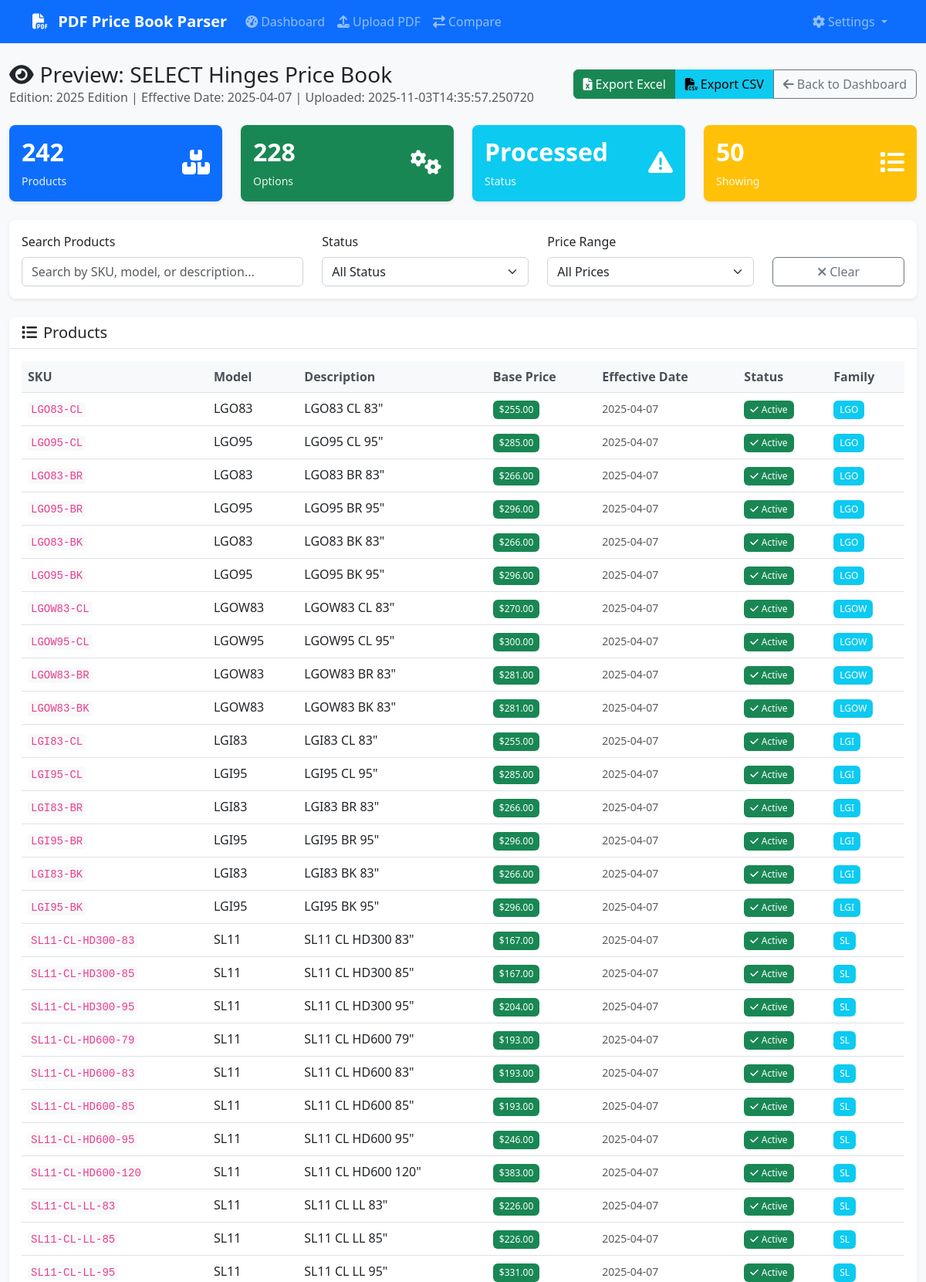
The app's page /preview/9 (upper part) with its own data.
### database/models.py (models this page shows)
class Manufacturer(Base):
    __tablename__ = 'manufacturers'
    id = Column(Integer, primary_key=True)
    name = Column(String(255), nullable=False)
    code = Column(String(50), unique=True, nullable=False)
    created_at = Column(DateTime, default=datetime.utcnow)
    price_books = relationship("PriceBook", back_populates="manufacturer")
    product_families = relationship("ProductFamily", back_populates="manufacturer")
    finishes = relationship("Finish", back_populates="manufacturer")

class PriceBook(Base):
    __tablename__ = 'price_books'
    id = Column(Integer, primary_key=True)
    manufacturer_id = Column(Integer, ForeignKey('manufacturers.id'), nullable=False)
    edition = Column(String(100))
    effective_date = Column(Date)
    upload_date = Column(DateTime, default=datetime.utcnow)
    file_path = Column(Text)
    file_size = Column(Integer)
    status = Column(String(50), default='processing')  # processing, completed, failed
    parsing_notes = Column(Text)
    manufacturer = relationship("Manufacturer", back_populates="price_books")
    products = relationship("Product", back_populates="price_book", cascade="all, delete-orphan")

class Product(Base):
    __tablename__ = 'products'
    id = Column(Integer, primary_key=True)
    family_id = Column(Integer, ForeignKey('product_families.id'))
    price_book_id = Column(Integer, ForeignKey('price_books.id', ondelete='CASCADE'), nullable=False)
    sku = Column(String(100), nullable=False)
    model = Column(String(100))
    description = Column(Text)
    base_price = Column(DECIMAL(10, 2))
    effective_date = Column(Date)
    retired_date = Column(Date)
    is_active = Column(Boolean, default=True)
    created_at = Column(DateTime, default=datetime.utcnow)
    updated_at = Column(DateTime, default=datetime.utcnow, onupdate=datetime.utcnow)
    family = relationship("ProductFamily", back_populates="products")
    price_book = relationship("PriceBook", back_populates="products")
    options = relationship("ProductOption", back_populates="product")
    prices = relationship("ProductPrice", back_populates="product")

class ProductFamily(Base):
    __tablename__ = 'product_families'
    id = Column(Integer, primary_key=True)
    manufacturer_id = Column(Integer, ForeignKey('manufacturers.id'), nullable=False)
    name = Column(String(255), nullable=False)
    category = Column(String(100))
    description = Column(Text)
    created_at = Column(DateTime, default=datetime.utcnow)
    manufacturer = relationship("Manufacturer", back_populates="product_families")
    products = relationship("Product", back_populates="family")

### app.py (the view)
@app.route('/preview/<int:price_book_id>')
def preview(price_book_id):
    try:
        summary = price_book_manager.get_price_book_summary(price_book_id)
        products = price_book_manager.get_products_by_price_book(price_book_id, limit=50)
        return render_template('preview.html',
                             summary=summary,
                             products=products,
                             price_book_id=price_book_id)
    except Exception as e:
        logger.error(f"Error loading preview: {e}")
        flash('Error loading preview', 'error')
        return redirect(url_for('index'))

### database/manager.py (called while the page is built)
    def get_session(self) -> Session:
        return self.db_manager.get_session()

### database/models.py (called while the page is built)
    def get_session(self):
        return self.SessionLocal()

### templates/preview.html (shortened to what this page needs)
{% extends "base.html" %}
{% block content %}
<div class="row">
    <div class="col-12">
        <div class="d-flex justify-content-between align-items-center mb-4">
            <div>
                <h1 class="h3 mb-0">
                    <i class="fas fa-eye me-2"></i>Preview: {{ summary.manufacturer }} Price Book
                </h1>
                <p class="text-muted mb-0">
                    Edition: {{ summary.edition or 'N/A' }} |
                    Effective Date: {{ summary.effective_date or 'N/A' }} |
                    Uploaded: {{ summary.upload_date }}
                </p>
            </div>
            <div class="btn-group">
                <a href="{{ url_for('export', price_book_id=price_book_id, format='excel') }}"
                   class="btn btn-success">
                    <i class="fas fa-file-excel me-1"></i>Export Excel
                </a>
                <a href="{{ url_for('export', price_book_id=price_book_id, format='csv') }}"
                   class="btn btn-info">
                    <i class="fas fa-file-csv me-1"></i>Export CSV
                </a>
                <a href="{{ url_for('index') }}" class="btn btn-outline-secondary">
                    <i class="fas fa-arrow-left me-1"></i>Back to Dashboard
                </a>
            </div>
        </div>
    </div>
</div>
<div class="row mb-4">
    <div class="col-md-3">
        <div class="card bg-primary text-white">
            <div class="card-body">
                <div class="d-flex justify-content-between">
                    <div>
                        <h4 class="card-title">{{ summary.product_count }}</h4>
                        <p class="card-text">Products</p>
                    </div>
                    <div class="align-self-center">
                        <i class="fas fa-boxes fa-2x"></i>
                    </div>
                </div>
            </div>
        </div>
    </div>
    <div class="col-md-3">
        <div class="card bg-success text-white">
            <div class="card-body">
                <div class="d-flex justify-content-between">
                    <div>
                        <h4 class="card-title">{{ summary.option_count }}</h4>
                        <p class="card-text">Options</p>
                    </div>
                    <div class="align-self-center">
                        <i class="fas fa-cogs fa-2x"></i>
                    </div>
                </div>
            </div>
        </div>
    </div>
    <div class="col-md-3">
        <div class="card bg-info text-white">
            <div class="card-body">
                <div class="d-flex justify-content-between">
                    <div>
                        <h4 class="card-title">{{ summary.status|title }}</h4>
                        <p class="card-text">Status</p>
                    </div>
                    <div class="align-self-center">
                        {% if summary.status == 'completed' %}
                            <i class="fas fa-check-circle fa-2x"></i>
                        {% elif summary.status == 'processing' %}
                            <i class="fas fa-spinner fa-spin fa-2x"></i>
                        {% else %}
                            <i class="fas fa-exclamation-triangle fa-2x"></i>
                        {% endif %}
                    </div>
                </div>
            </div>
        </div>
    </div>
    <div class="col-md-3">
        <div class="card bg-warning text-white">
            <div class="card-body">
                <div class="d-flex justify-content-between">
                    <div>
                        <h4 class="card-title">{{ products|length }}</h4>
                        <p class="card-text">Showing</p>
                    </div>
                    <div class="align-self-center">
                        <i class="fas fa-list fa-2x"></i>
                    </div>
                </div>
            </div>
        </div>
    </div>
</div>
<div class="row mb-4">
    <div class="col-12">
        <div class="card">
            <div class="card-body">
                <div class="row">
                    <div class="col-md-4">
                        <label for="searchInput" class="form-label">Search Products</label>
                        <input type="text" class="form-control" id="searchInput" placeholder="Search by SKU, model, or description...">
                    </div>
                    <div class="col-md-3">
                        <label for="statusFilter" class="form-label">Status</label>
                        <select class="form-select" id="statusFilter">
                            <option value="">All Status</option>
                        </select>
                    </div>
                    <div class="col-md-3">
                        <label for="priceFilter" class="form-label">Price Range</label>
                        <select class="form-select" id="priceFilter">
                            <option value="">All Prices</option>
                        </select>
                    </div>
                    <div class="col-md-2">
                        <label class="form-label">&nbsp;</label>
                        <button class="btn btn-outline-secondary w-100" onclick="clearFilters()">
                            <i class="fas fa-times me-1"></i>Clear
                        </button>
                    </div>
                </div>
            </div>
        </div>
    </div>
</div>
<div class="row">
    <div class="col-12">
        <div class="card">
            <div class="card-header">
                <h5 class="card-title mb-0">
                    <i class="fas fa-list me-2"></i>Products
                </h5>
            </div>
            <div class="card-body">
                <div class="table-responsive">
                    <table class="table table-hover" id="productsTable">
                        <thead>
                            <tr>
                                <th>SKU</th>
                                <th>Model</th>
                                <th>Description</th>
                                <th>Base Price</th>
                                <th>Effective Date</th>
                                <th>Status</th>
                                <th>Family</th>
                            </tr>
                        </thead>
                        <tbody>
                            {% for product in products %}
                            <tr data-sku="{{ product.sku|lower }}"
                                data-model="{{ product.model|lower }}"
                                data-description="{{ product.description|lower }}"
                                data-price="{{ product.base_price or 0 }}"
                                data-status="{{ 'active' if product.is_active else 'inactive' }}">
                                <td>
                                    <code>{{ product.sku }}</code>
                                </td>
                                <td>{{ product.model or 'N/A' }}</td>
                                <td>{{ product.description or 'N/A' }}</td>
                                <td>
                                    {% if product.base_price %}
                                        <span class="badge bg-success">${{ "%.2f"|format(product.base_price) }}</span>
                                    {% else %}
                                        <span class="text-muted">N/A</span>
                                    {% endif %}
                                </td>
                                <td>
                                    {% if product.effective_date %}
                                        <small class="text-muted">{{ product.effective_date }}</small>
                                    {% else %}
                                        <span class="text-muted">N/A</span>
                                    {% endif %}
                                </td>
                                <td>
                                    {% if product.is_active %}
                                        <span class="badge bg-success">
                                            <i class="fas fa-check me-1"></i>Active
                                        </span>
                                    {% else %}
                                        <span class="badge bg-secondary">
                                            <i class="fas fa-times me-1"></i>Inactive
                                        </span>
                                    {% endif %}
                                </td>
                                <td>
                                    {% if product.family %}
                                        <span class="badge bg-info">{{ product.family }}</span>
                                    {% else %}
                                        <span class="text-muted">N/A</span>
                                    {% endif %}
                                </td>
                            </tr>
                            {% endfor %}
                        </tbody>
                    </table>
                </div>
            </div>
        </div>
    </div>
</div>
{% endblock %}

### static/css/style.css (style rules this page uses)
:root { --primary-color: #0d6efd; --secondary-color: #6c757d; --success-color: #198754; --danger-color: #dc3545; --warning-color: #ffc107; --info-color: #0dcaf0; --light-color: #f8f9fa; --dark-color: #212529; }
body { font-family: 'Segoe UI', Tahoma, Geneva, Verdana, sans-serif; background-color: #f8f9fa; }
.card { border: none; box-shadow: 0 0.125rem 0.25rem rgba(0, 0, 0, 0.075); border-radius: 0.5rem; transition: box-shadow 0.15s ease-in-out; }
.card-header { background-color: #fff; border-bottom: 1px solid #dee2e6; border-radius: 0.5rem 0.5rem 0 0 !important; font-weight: 600; }
.btn { border-radius: 0.375rem; font-weight: 500; transition: all 0.15s ease-in-out; }
.table { margin-bottom: 0; }
.table th { border-top: none; font-weight: 600; color: #495057; background-color: #f8f9fa; }
.badge { font-size: 0.75em; font-weight: 500; padding: 0.375rem 0.5rem; }
.form-control, .form-select { border-radius: 0.375rem; border: 1px solid #ced4da; transition: border-color 0.15s ease-in-out, box-shadow 0.15s ease-in-out; }
.card.bg-primary, .card.bg-success, .card.bg-warning, .card.bg-info, .card.bg-danger { border: none; }
.card.bg-primary .card-title, .card.bg-success .card-title, .card.bg-warning .card-title, .card.bg-info .card-title, .card.bg-danger .card-title { font-size: 2rem; font-weight: 700; margin-bottom: 0.5rem; }
.card.bg-primary .card-text, .card.bg-success .card-text, .card.bg-warning .card-text, .card.bg-info .card-text, .card.bg-danger .card-text { font-size: 0.875rem; opacity: 0.9; margin-bottom: 0; }
code { background-color: #f8f9fa; color: #e83e8c; padding: 0.125rem 0.25rem; border-radius: 0.25rem; font-size: 0.875em; }

### records on screen
Manufacturer: manufacturer "SELECT Hinges"
PriceBook: edition "2025 Edition", status "Processed"
Product: sku "LGO83-CL", model "LGO83", description "LGO83 CL 83\""
ProductFamily: family "LGO" "LGO" "LGO" "LGO" "LGO" "LGO"
Product: sku "LGO95-CL", model "LGO95", description "LGO95 CL 95\""
Product: sku "LGO83-BR", model "LGO83", description "LGO83 BR 83\""
Product: sku "LGO95-BR", model "LGO95", description "LGO95 BR 95\""
Product: sku "LGO83-BK", model "LGO83", description "LGO83 BK 83\""
Product: sku "LGO95-BK", model "LGO95", description "LGO95 BK 95\""
Product: sku "LGOW83-CL", model "LGOW83", description "LGOW83 CL 83\""
ProductFamily: family "LGOW" "LGOW" "LGOW" "LGOW"
Product: sku "LGOW95-CL", model "LGOW95", description "LGOW95 CL 95\""
Product: sku "LGOW83-BR", model "LGOW83", description "LGOW83 BR 83\""
Product: sku "LGOW83-BK", model "LGOW83", description "LGOW83 BK 83\""
Product: sku "LGI83-CL", model "LGI83", description "LGI83 CL 83\""
ProductFamily: family "LGI" "LGI" "LGI" "LGI" "LGI" "LGI"
Product: sku "LGI95-CL", model "LGI95", description "LGI95 CL 95\""
Product: sku "LGI83-BR", model "LGI83", description "LGI83 BR 83\""
Product: sku "LGI95-BR", model "LGI95", description "LGI95 BR 95\""
Product: sku "LGI83-BK", model "LGI83", description "LGI83 BK 83\""
Product: sku "LGI95-BK", model "LGI95", description "LGI95 BK 95\""
Product: sku "SL11-CL-HD300-83", model "SL11", description "SL11 CL HD300 83\""
ProductFamily: family "SL" "SL" "SL" "SL" "SL" "SL" "SL" "SL" "SL" "SL" "SL"
Product: sku "SL11-CL-HD300-85", model "SL11", description "SL11 CL HD300 85\""
Product: sku "SL11-CL-HD300-95", model "SL11", description "SL11 CL HD300 95\""
Product: sku "SL11-CL-HD600-79", model "SL11", description "SL11 CL HD600 79\""
Product: sku "SL11-CL-HD600-83", model "SL11", description "SL11 CL HD600 83\""
Product: sku "SL11-CL-HD600-85", model "SL11", description "SL11 CL HD600 85\""
Product: sku "SL11-CL-HD600-95", model "SL11", description "SL11 CL HD600 95\""
Product: sku "SL11-CL-HD600-120", model "SL11", description "SL11 CL HD600 120\""
Product: sku "SL11-CL-LL-83", model "SL11", description "SL11 CL LL 83\""
Product: sku "SL11-CL-LL-85", model "SL11", description "SL11 CL LL 85\""
Product: sku "SL11-CL-LL-95", model "SL11", description "SL11 CL LL 95\""

### other values on screen
{{ summary.effective_date or 'N/A' }} "2025-04-07"
{{ summary.upload_date }} "2025-11-03T14:35:57.250720"
{{ summary.product_count }} "242"
{{ summary.option_count }} "228"
{{ products|length }} "50"
{{ "%.2f"|format(product.base_price) }} "255.00" "285.00" "266.00" "296.00" "266.00" "296.00" "270.00" "300.00" "281.00" "281.00" "255.00" "285.00" "266.00" "296.00" "266.00" "296.00" "167.00" "167.00" "204.00" "193.00" "193.00" "193.00" "246.00" "383.00" "226.00" "226.00" "331.00"
{{ product.effective_date }} "2025-04-07" "2025-04-07" "2025-04-07" "2025-04-07" "2025-04-07" "2025-04-07" "2025-04-07" "2025-04-07" "2025-04-07" "2025-04-07" "2025-04-07" "2025-04-07" "2025-04-07" "2025-04-07" "2025-04-07" "2025-04-07" "2025-04-07" "2025-04-07" "2025-04-07" "2025-04-07" "2025-04-07" "2025-04-07" "2025-04-07" "2025-04-07" "2025-04-07" "2025-04-07" "2025-04-07"
